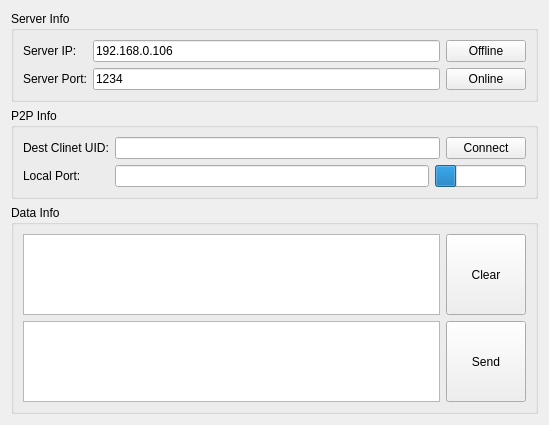
<?xml version="1.0" encoding="UTF-8"?>
<ui version="4.0">
 <class>Client</class>
 <widget class="QWidget" name="Client">
  <property name="geometry">
   <rect>
    <x>0</x>
    <y>0</y>
    <width>549</width>
    <height>399</height>
   </rect>
  </property>
  <property name="windowTitle">
   <string>P2P Clinet</string>
  </property>
  <layout class="QVBoxLayout" name="verticalLayout">
   <item>
    <widget class="QGroupBox" name="groupBox">
     <property name="title">
      <string>Server Info</string>
     </property>
     <layout class="QGridLayout" name="gridLayout">
      <item row="0" column="0">
       <widget class="QLabel" name="label">
        <property name="text">
         <string>Server IP:</string>
        </property>
       </widget>
      </item>
      <item row="0" column="1">
       <widget class="QLineEdit" name="lineEdit_ip">
        <property name="text">
         <string>192.168.0.106</string>
        </property>
       </widget>
      </item>
      <item row="0" column="2">
       <widget class="QPushButton" name="pushButton_offline">
        <property name="text">
         <string>Offline</string>
        </property>
       </widget>
      </item>
      <item row="1" column="0">
       <widget class="QLabel" name="label_2">
        <property name="text">
         <string>Server Port:</string>
        </property>
       </widget>
      </item>
      <item row="1" column="1">
       <widget class="QLineEdit" name="lineEdit_port">
        <property name="text">
         <string>1234</string>
        </property>
       </widget>
      </item>
      <item row="1" column="2">
       <widget class="QPushButton" name="pushButton_online">
        <property name="text">
         <string>Online</string>
        </property>
       </widget>
      </item>
     </layout>
    </widget>
   </item>
   <item>
    <widget class="QGroupBox" name="groupBox_2">
     <property name="title">
      <string>P2P Info</string>
     </property>
     <layout class="QGridLayout" name="gridLayout_2">
      <item row="0" column="0">
       <widget class="QLabel" name="label_3">
        <property name="text">
         <string>Dest Clinet UID:</string>
        </property>
       </widget>
      </item>
      <item row="0" column="1" colspan="2">
       <widget class="QLineEdit" name="lineEdit_dest_UID"/>
      </item>
      <item row="0" column="3">
       <widget class="QPushButton" name="pushButton_conn">
        <property name="text">
         <string>Connect</string>
        </property>
       </widget>
      </item>
      <item row="1" column="0">
       <widget class="QLabel" name="label_4">
        <property name="text">
         <string>Local Port:</string>
        </property>
       </widget>
      </item>
      <item row="1" column="1">
       <widget class="QLineEdit" name="lineEdit_localPort"/>
      </item>
      <item row="1" column="2" colspan="2">
       <widget class="QProgressBar" name="progressBar_status">
        <property name="value">
         <number>24</number>
        </property>
        <property name="textVisible">
         <bool>false</bool>
        </property>
       </widget>
      </item>
     </layout>
    </widget>
   </item>
   <item>
    <widget class="QGroupBox" name="groupBox_3">
     <property name="title">
      <string>Data Info</string>
     </property>
     <layout class="QGridLayout" name="gridLayout_3">
      <item row="0" column="0">
       <widget class="QTextEdit" name="textEdit_rec">
        <property name="readOnly">
         <bool>true</bool>
        </property>
       </widget>
      </item>
      <item row="1" column="1">
       <widget class="QPushButton" name="pushButton_send">
        <property name="minimumSize">
         <size>
          <width>75</width>
          <height>81</height>
         </size>
        </property>
        <property name="text">
         <string>Send</string>
        </property>
       </widget>
      </item>
      <item row="1" column="0">
       <widget class="QTextEdit" name="textEdit_send"/>
      </item>
      <item row="0" column="1">
       <widget class="QPushButton" name="pushButton">
        <property name="minimumSize">
         <size>
          <width>75</width>
          <height>81</height>
         </size>
        </property>
        <property name="text">
         <string>Clear</string>
        </property>
       </widget>
      </item>
     </layout>
    </widget>
   </item>
  </layout>
 </widget>
 <resources/>
 <connections/>
 <slots>
  <slot>connect_to_server()</slot>
 </slots>
</ui>
